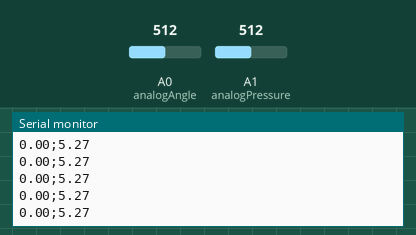
This sketch was run on a simulated Arduino Uno, built with avr-gcc and run on an emulated ATmega328P. Parts: the last lines printed to the serial monitor. The inputs (shaded band) are chosen by the test bench; at power-on: A0 (analogAngle) = 512, A1 (analogPressure) = 512.

Above: at 3.2 s.
3.3 s: A0 (analogAngle) set to 716
At 4.3 s:
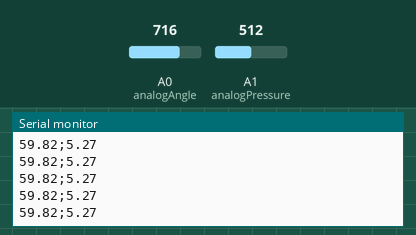
4.8 s: A1 (analogPressure) set to 716
At 5.5 s:
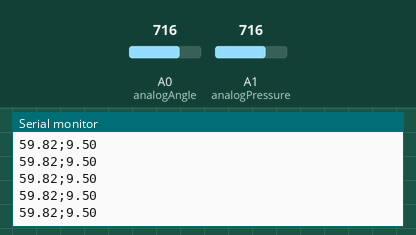
6.3 s: A0 (analogAngle) set to 900
At 6.8 s:
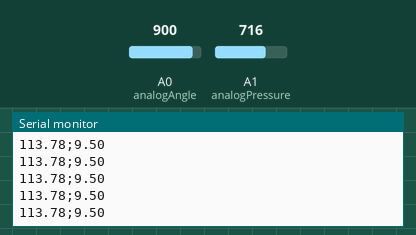
7.8 s: A1 (analogPressure) set to 900
At 8.9 s:
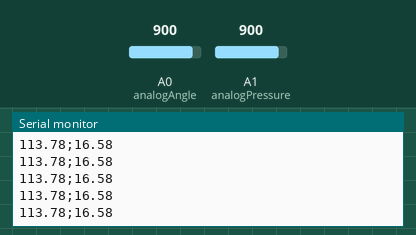
Timing chart, 0 to 9.7 s (numbered marks = the images above; inputs shaded):
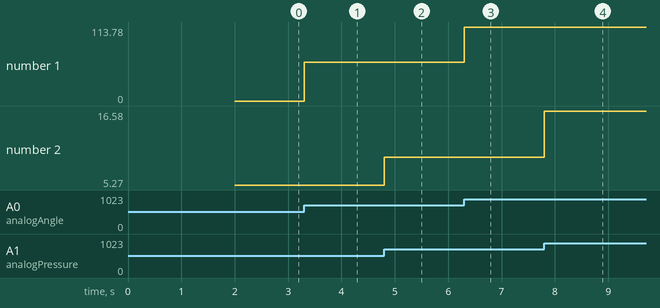

Measured:
- after the input at 3.3 s, the serial monitor: prints a new line at once (image 1)
- after the input at 4.8 s, the serial monitor: prints a new line at once (image 2)
- after the input at 6.3 s, the serial monitor: prints a new line at once (image 3)
- after the input at 7.8 s, the serial monitor: prints a new line at once (image 4)
- plotted number 1: 0 → 59.82 after the input at 3.3 s, 59.82 → 113.78 after the input at 6.3 s
- plotted number 2: 5.27 → 9.5 after the input at 4.8 s, 9.5 → 16.58 after the input at 7.8 s

The sketch:

data_read.ino
```cpp
#include <Wire.h>
#include <stdio.h>


  int analogAngle = A0; // potentiometer wiper (middle terminal) connected to analog pin 0
  int analogPressure = A1; // pressure sensor mounted in tank connected to analog pin 1
                        // outside leads to ground and +5V
    int angleRead = 0;  // variable to store the value read
    int initAngleRead = 0;
    float angleVoltage = 0.0;
    float angle = 0.0;
    float prev_angle = 0.0;
    float angle_kalman = 0.0;

    int pressureRead = 0;
    double pressureVoltage = 0.0;
    double pressure = 0.0;
    int initPressureRead = 0;

    uint32_t timer;

    void setup() {
      Serial.begin(115200);           //  setup serial
      delay(2000);
      //load value of zero pressure and angle to calibrate
      initPressureRead = analogRead(analogPressure);
      initAngleRead = analogRead(analogAngle);
      //100 is 0bar
      //159 is 1bar
      //238 is 2bar
      //323 is 3bar
      //413 is 4bar
      //493 is 5bar
      // just for kalman filtering - not in use, maybe in future.
      angle = analogRead(analogAngle)*(300.0/1023);
      prev_angle = angle;
      timer = micros();
    }

    void loop() {
      // read from sensors
      angleRead = analogRead(analogAngle) - initAngleRead;  // read the input pin
      pressureRead = analogRead(analogPressure);
      double dt = (double)(micros() - timer) / 1000000; // Calculate delta time
      timer = micros();
      angle = (angleRead-0)*(300.0/1023);
      //kalmanAngle.setAngle(angleRead);
      // (angleRead - angleOffset)*sensitivity
      angleVoltage = (angleRead-0)*(5.0/1023);
      pressureVoltage = (pressureRead-0)*(5.0/1023);


      // Serial.print("AngleVoltage_[V]:"); Serial.print(angleVoltage); Serial.print(", ");
      // Serial.print("Angle_[deg]:"); Serial.print(angle,2); Serial.print(", ");
      // Serial.print("Kalman_Angle_[deg]:"); Serial.print(angle_kalman,2); Serial.print(", ");
      // Serial.print("PressureVoltage_[V]:"); Serial.print(pressureVoltage,2); Serial.print(", ");
      // pressure = (pressureRead-0)*(10.0/1023);
      pressure = interpolate(pressureRead);
      // Serial.print("Pressure_[bar]:"); Serial.print(pressure,2); Serial.print("\n");
      Serial.println(String(angle) + ";" + String(pressure));
      delay(2);
    }

    double interpolate(int x){
      double y;
      //double coeffs[] = {0.0, 0.0, 0.0124030369503467, -1.06794029604973};
      double coeffs[] = {4.10165569095784e-08, -4.15475598306762e-05, 0.0249390085657180, -2.10853535628821};
      y = coeffs[0]*pow(x,3) + coeffs[1]*pow(x,2) + coeffs[2]*x + coeffs[3];
      if (y<=0.0) y=0.0;
      return y;
    }
```
